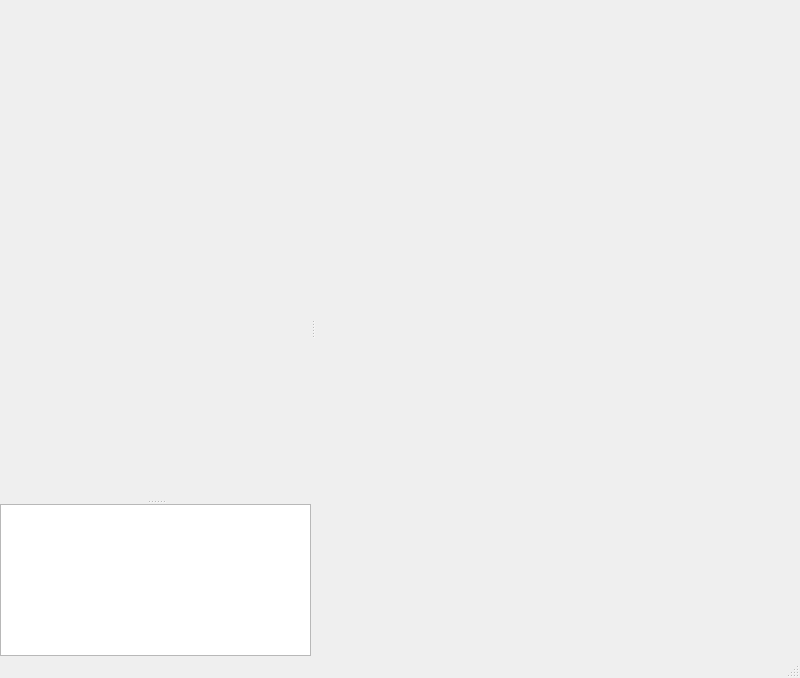
<?xml version="1.0" encoding="UTF-8"?>
<ui version="4.0">
 <class>MainWindow</class>
 <widget class="QMainWindow" name="MainWindow">
  <property name="geometry">
   <rect>
    <x>0</x>
    <y>0</y>
    <width>800</width>
    <height>678</height>
   </rect>
  </property>
  <property name="windowTitle">
   <string>MainWindow</string>
  </property>
  <widget class="QWidget" name="centralwidget">
   <layout class="QGridLayout" name="gridLayout">
    <property name="leftMargin">
     <number>0</number>
    </property>
    <property name="topMargin">
     <number>0</number>
    </property>
    <property name="rightMargin">
     <number>0</number>
    </property>
    <property name="bottomMargin">
     <number>0</number>
    </property>
    <property name="spacing">
     <number>0</number>
    </property>
    <item row="0" column="0">
     <widget class="QSplitter" name="splitter_2">
      <property name="orientation">
       <enum>Qt::Horizontal</enum>
      </property>
      <property name="handleWidth">
       <number>4</number>
      </property>
      <widget class="QSplitter" name="splitter">
       <property name="lineWidth">
        <number>0</number>
       </property>
       <property name="orientation">
        <enum>Qt::Vertical</enum>
       </property>
       <property name="handleWidth">
        <number>4</number>
       </property>
       <widget class="QWidget" name="layoutWidget">
        <layout class="QVBoxLayout" name="verticalLayout" stretch="0,0">
         <property name="spacing">
          <number>0</number>
         </property>
         <item>
          <widget class="VulkanView" name="vulkanView" native="true">
           <property name="sizePolicy">
            <sizepolicy hsizetype="Expanding" vsizetype="Expanding">
             <horstretch>0</horstretch>
             <verstretch>0</verstretch>
            </sizepolicy>
           </property>
           <property name="minimumSize">
            <size>
             <width>0</width>
             <height>500</height>
            </size>
           </property>
          </widget>
         </item>
         <item>
          <widget class="ViewerStatusBar" name="viewerStatusBar" native="true">
           <property name="maximumSize">
            <size>
             <width>16777215</width>
             <height>25</height>
            </size>
           </property>
          </widget>
         </item>
        </layout>
       </widget>
       <widget class="NodeGraph" name="nodeGraph">
        <property name="sizePolicy">
         <sizepolicy hsizetype="Expanding" vsizetype="Expanding">
          <horstretch>0</horstretch>
          <verstretch>0</verstretch>
         </sizepolicy>
        </property>
        <property name="verticalScrollBarPolicy">
         <enum>Qt::ScrollBarAlwaysOff</enum>
        </property>
        <property name="horizontalScrollBarPolicy">
         <enum>Qt::ScrollBarAlwaysOff</enum>
        </property>
       </widget>
      </widget>
      <widget class="PropertiesView" name="propertiesView" native="true">
       <property name="minimumSize">
        <size>
         <width>400</width>
         <height>0</height>
        </size>
       </property>
      </widget>
     </widget>
    </item>
   </layout>
  </widget>
  <widget class="QMenuBar" name="menubar">
   <property name="geometry">
    <rect>
     <x>0</x>
     <y>0</y>
     <width>800</width>
     <height>25</height>
    </rect>
   </property>
  </widget>
  <widget class="QStatusBar" name="statusbar"/>
 </widget>
 <customwidgets>
  <customwidget>
   <class>VulkanView</class>
   <extends>QWidget</extends>
   <header>src/vulkanview.h</header>
   <container>1</container>
  </customwidget>
  <customwidget>
   <class>NodeGraph</class>
   <extends>QGraphicsView</extends>
   <header>src/nodegraph.h</header>
  </customwidget>
  <customwidget>
   <class>PropertiesView</class>
   <extends>QWidget</extends>
   <header>src/propertiesview.h</header>
   <container>1</container>
  </customwidget>
  <customwidget>
   <class>ViewerStatusBar</class>
   <extends>QWidget</extends>
   <header>src/viewerstatusbar.h</header>
   <container>1</container>
  </customwidget>
 </customwidgets>
 <resources/>
 <connections/>
</ui>
